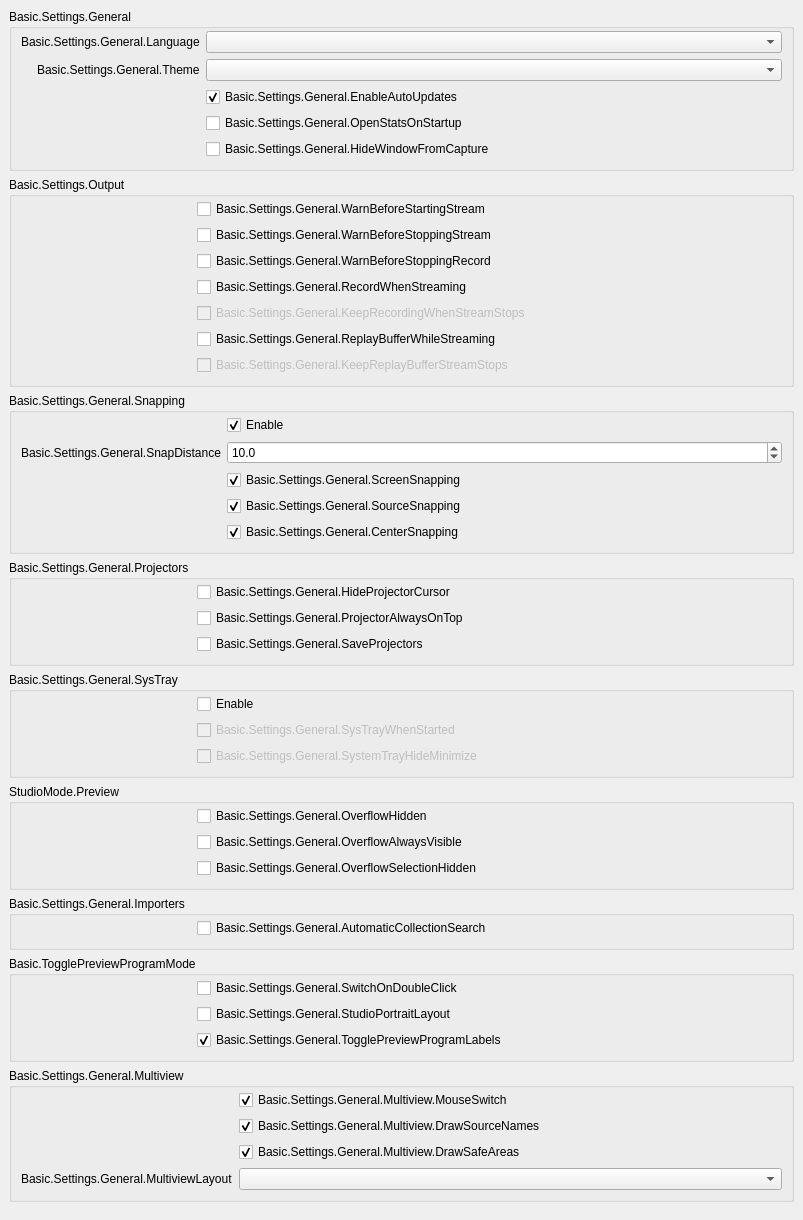
           <widget class="QWidget" name="scrollAreaWidgetContents_2">
            <property name="geometry">
             <rect>
              <x>0</x>
              <y>0</y>
              <width>803</width>
              <height>1026</height>
             </rect>
            </property>
            <layout class="QVBoxLayout" name="verticalLayout_19">
             <property name="leftMargin">
              <number>0</number>
             </property>
             <property name="topMargin">
              <number>0</number>
             </property>
             <property name="rightMargin">
              <number>0</number>
             </property>
             <property name="bottomMargin">
              <number>9</number>
             </property>
             <item alignment="Qt::AlignTop">
              <widget class="QWidget" name="widget_2" native="true">
               <layout class="QVBoxLayout" name="verticalLayout_20">
                <item>
                 <widget class="QGroupBox" name="groupBox_15">
                  <property name="title">
                   <string>Basic.Settings.General</string>
                  </property>
                  <layout class="QFormLayout" name="formLayout_32">
                   <property name="fieldGrowthPolicy">
                    <enum>QFormLayout::AllNonFixedFieldsGrow</enum>
                   </property>
                   <property name="labelAlignment">
                    <set>Qt::AlignRight|Qt::AlignTrailing|Qt::AlignVCenter</set>
                   </property>
                   <property name="topMargin">
                    <number>2</number>
                   </property>
                   <item row="0" column="0">
                    <widget class="QLabel" name="label">
                     <property name="text">
                      <string>Basic.Settings.General.Language</string>
                     </property>
                     <property name="buddy">
                      <cstring>language</cstring>
                     </property>
                    </widget>
                   </item>
                   <item row="0" column="1">
                    <widget class="QComboBox" name="language"/>
                   </item>
                   <item row="1" column="0">
                    <widget class="QLabel" name="label_42">
                     <property name="text">
                      <string>Basic.Settings.General.Theme</string>
                     </property>
                     <property name="buddy">
                      <cstring>theme</cstring>
                     </property>
                    </widget>
                   </item>
                   <item row="1" column="1">
                    <widget class="QComboBox" name="theme"/>
                   </item>
                   <item row="2" column="0">
                    <spacer name="horizontalSpacer_3">
                     <property name="orientation">
                      <enum>Qt::Horizontal</enum>
                     </property>
                     <property name="sizeType">
                      <enum>QSizePolicy::Fixed</enum>
                     </property>
                     <property name="sizeHint" stdset="0">
                      <size>
                       <width>170</width>
                       <height>5</height>
                      </size>
                     </property>
                    </spacer>
                   </item>
                   <item row="2" column="1">
                    <widget class="QCheckBox" name="enableAutoUpdates">
                     <property name="text">
                      <string>Basic.Settings.General.EnableAutoUpdates</string>
                     </property>
                     <property name="checked">
                      <bool>true</bool>
                     </property>
                    </widget>
                   </item>
                   <item row="3" column="1">
                    <widget class="QCheckBox" name="openStatsOnStartup">
                     <property name="text">
                      <string>Basic.Settings.General.OpenStatsOnStartup</string>
                     </property>
                    </widget>
                   </item>
                   <item row="4" column="1">
                    <widget class="QCheckBox" name="hideWindowFromCapture">
                     <property name="text">
                      <string>Basic.Settings.General.HideWindowFromCapture</string>
                     </property>
                    </widget>
                   </item>
                  </layout>
                 </widget>
                </item>
                <item>
                 <widget class="QGroupBox" name="groupBox_16">
                  <property name="title">
                   <string>Basic.Settings.Output</string>
                  </property>
                  <layout class="QFormLayout" name="formLayout_2">
                   <property name="fieldGrowthPolicy">
                    <enum>QFormLayout::AllNonFixedFieldsGrow</enum>
                   </property>
                   <property name="topMargin">
                    <number>2</number>
                   </property>
                   <item row="0" column="0">
                    <spacer name="horizontalSpacer_5">
                     <property name="orientation">
                      <enum>Qt::Horizontal</enum>
                     </property>
                     <property name="sizeType">
                      <enum>QSizePolicy::Fixed</enum>
                     </property>
                     <property name="sizeHint" stdset="0">
                      <size>
                       <width>170</width>
                       <height>5</height>
                      </size>
                     </property>
                    </spacer>
                   </item>
                   <item row="0" column="1">
                    <widget class="QCheckBox" name="warnBeforeStreamStart">
                     <property name="text">
                      <string>Basic.Settings.General.WarnBeforeStartingStream</string>
                     </property>
                    </widget>
                   </item>
                   <item row="1" column="1">
                    <widget class="QCheckBox" name="warnBeforeStreamStop">
                     <property name="text">
                      <string>Basic.Settings.General.WarnBeforeStoppingStream</string>
                     </property>
                    </widget>
                   </item>
                   <item row="2" column="1">
                    <widget class="QCheckBox" name="warnBeforeRecordStop">
                     <property name="text">
                      <string>Basic.Settings.General.WarnBeforeStoppingRecord</string>
                     </property>
                    </widget>
                   </item>
                   <item row="3" column="1">
                    <widget class="QCheckBox" name="recordWhenStreaming">
                     <property name="text">
                      <string>Basic.Settings.General.RecordWhenStreaming</string>
                     </property>
                    </widget>
                   </item>
                   <item row="4" column="1">
                    <widget class="QCheckBox" name="keepRecordStreamStops">
                     <property name="enabled">
                      <bool>false</bool>
                     </property>
                     <property name="text">
                      <string>Basic.Settings.General.KeepRecordingWhenStreamStops</string>
                     </property>
                    </widget>
                   </item>
                   <item row="5" column="1">
                    <widget class="QCheckBox" name="replayWhileStreaming">
                     <property name="text">
                      <string>Basic.Settings.General.ReplayBufferWhileStreaming</string>
                     </property>
                    </widget>
                   </item>
                   <item row="6" column="1">
                    <widget class="QCheckBox" name="keepReplayStreamStops">
                     <property name="enabled">
                      <bool>false</bool>
                     </property>
                     <property name="text">
                      <string>Basic.Settings.General.KeepReplayBufferStreamStops</string>
                     </property>
                    </widget>
                   </item>
                  </layout>
                 </widget>
                </item>
                <item>
                 <widget class="QGroupBox" name="groupBox_10">
                  <property name="enabled">
                   <bool>true</bool>
                  </property>
                  <property name="sizePolicy">
                   <sizepolicy hsizetype="Preferred" vsizetype="Maximum">
                    <horstretch>0</horstretch>
                    <verstretch>0</verstretch>
                   </sizepolicy>
                  </property>
                  <property name="title">
                   <string>Basic.Settings.General.Snapping</string>
                  </property>
                  <property name="flat">
                   <bool>false</bool>
                  </property>
                  <layout class="QFormLayout" name="formLayout_21">
                   <property name="fieldGrowthPolicy">
                    <enum>QFormLayout::AllNonFixedFieldsGrow</enum>
                   </property>
                   <property name="labelAlignment">
                    <set>Qt::AlignRight|Qt::AlignTrailing|Qt::AlignVCenter</set>
                   </property>
                   <property name="topMargin">
                    <number>2</number>
                   </property>
                   <item row="0" column="1">
                    <widget class="QCheckBox" name="snappingEnabled">
                     <property name="text">
                      <string>Enable</string>
                     </property>
                     <property name="checked">
                      <bool>true</bool>
                     </property>
                    </widget>
                   </item>
                   <item row="2" column="1">
                    <widget class="QCheckBox" name="screenSnapping">
                     <property name="text">
                      <string>Basic.Settings.General.ScreenSnapping</string>
                     </property>
                     <property name="checked">
                      <bool>true</bool>
                     </property>
                    </widget>
                   </item>
                   <item row="4" column="1">
                    <widget class="QCheckBox" name="centerSnapping">
                     <property name="text">
                      <string>Basic.Settings.General.CenterSnapping</string>
                     </property>
                     <property name="checked">
                      <bool>true</bool>
                     </property>
                    </widget>
                   </item>
                   <item row="3" column="1">
                    <widget class="QCheckBox" name="sourceSnapping">
                     <property name="text">
                      <string>Basic.Settings.General.SourceSnapping</string>
                     </property>
                     <property name="checked">
                      <bool>true</bool>
                     </property>
                    </widget>
                   </item>
                   <item row="1" column="1">
                    <widget class="QDoubleSpinBox" name="snapDistance">
                     <property name="decimals">
                      <number>1</number>
                     </property>
                     <property name="singleStep">
                      <double>0.500000000000000</double>
                     </property>
                     <property name="value">
                      <double>10.000000000000000</double>
                     </property>
                    </widget>
                   </item>
                   <item row="1" column="0">
                    <widget class="QLabel" name="label_9">
                     <property name="text">
                      <string>Basic.Settings.General.SnapDistance</string>
                     </property>
                     <property name="buddy">
                      <cstring>snapDistance</cstring>
                     </property>
                    </widget>
                   </item>
                   <item row="3" column="0">
                    <spacer name="horizontalSpacer_4">
                     <property name="orientation">
                      <enum>Qt::Horizontal</enum>
                     </property>
                     <property name="sizeType">
                      <enum>QSizePolicy::Fixed</enum>
                     </property>
                     <property name="sizeHint" stdset="0">
                      <size>
                       <width>170</width>
                       <height>5</height>
                      </size>
                     </property>
                    </spacer>
                   </item>
                  </layout>
                 </widget>
                </item>
                <item>
                 <widget class="QGroupBox" name="groupBox_14">
                  <property name="title">
                   <string>Basic.Settings.General.Projectors</string>
                  </property>
                  <layout class="QFormLayout" name="formLayout_28">
                   <property name="fieldGrowthPolicy">
                    <enum>QFormLayout::AllNonFixedFieldsGrow</enum>
                   </property>
                   <property name="topMargin">
                    <number>2</number>
                   </property>
                   <item row="0" column="1">
                    <widget class="QCheckBox" name="hideProjectorCursor">
                     <property name="text">
                      <string>Basic.Settings.General.HideProjectorCursor</string>
                     </property>
                    </widget>
                   </item>
                   <item row="1" column="1">
                    <widget class="QCheckBox" name="projectorAlwaysOnTop">
                     <property name="text">
                      <string>Basic.Settings.General.ProjectorAlwaysOnTop</string>
                     </property>
                    </widget>
                   </item>
                   <item row="2" column="1">
                    <widget class="QCheckBox" name="saveProjectors">
                     <property name="text">
                      <string>Basic.Settings.General.SaveProjectors</string>
                     </property>
                    </widget>
                   </item>
                   <item row="1" column="0">
                    <spacer name="horizontalSpacer">
                     <property name="orientation">
                      <enum>Qt::Horizontal</enum>
                     </property>
                     <property name="sizeType">
                      <enum>QSizePolicy::Fixed</enum>
                     </property>
                     <property name="sizeHint" stdset="0">
                      <size>
                       <width>170</width>
                       <height>5</height>
                      </size>
                     </property>
                    </spacer>
                   </item>
                  </layout>
                 </widget>
                </item>
                <item>
                 <widget class="QGroupBox" name="groupBox_13">
                  <property name="title">
                   <string>Basic.Settings.General.SysTray</string>
                  </property>
                  <layout class="QFormLayout" name="formLayout_29">
                   <property name="fieldGrowthPolicy">
                    <enum>QFormLayout::AllNonFixedFieldsGrow</enum>
                   </property>
                   <property name="topMargin">
                    <number>2</number>
                   </property>
                   <item row="0" column="1">
                    <widget class="QCheckBox" name="systemTrayEnabled">
                     <property name="text">
                      <string>Enable</string>
                     </property>
                    </widget>
                   </item>
                   <item row="1" column="1">
                    <widget class="QCheckBox" name="systemTrayWhenStarted">
                     <property name="enabled">
                      <bool>false</bool>
                     </property>
                     <property name="text">
                      <string>Basic.Settings.General.SysTrayWhenStarted</string>
                     </property>
                    </widget>
                   </item>
                   <item row="2" column="1">
                    <widget class="QCheckBox" name="systemTrayAlways">
                     <property name="enabled">
                      <bool>false</bool>
                     </property>
                     <property name="text">
                      <string>Basic.Settings.General.SystemTrayHideMinimize</string>
                     </property>
                    </widget>
                   </item>
                   <item row="1" column="0">
                    <spacer name="horizontalSpacer_2">
                     <property name="orientation">
                      <enum>Qt::Horizontal</enum>
                     </property>
                     <property name="sizeType">
                      <enum>QSizePolicy::Fixed</enum>
                     </property>
                     <property name="sizeHint" stdset="0">
                      <size>
                       <width>170</width>
                       <height>5</height>
                      </size>
                     </property>
                    </spacer>
                   </item>
                  </layout>
                 </widget>
                </item>
                <item>
                 <widget class="QGroupBox" name="groupBox_18">
                  <property name="title">
                   <string>StudioMode.Preview</string>
                  </property>
                  <layout class="QFormLayout" name="formLayout_35">
                   <property name="fieldGrowthPolicy">
                    <enum>QFormLayout::AllNonFixedFieldsGrow</enum>
                   </property>
                   <property name="labelAlignment">
                    <set>Qt::AlignRight|Qt::AlignTrailing|Qt::AlignVCenter</set>
                   </property>
                   <property name="topMargin">
                    <number>2</number>
                   </property>
                   <item row="1" column="1">
                    <widget class="QCheckBox" name="overflowAlwaysVisible">
                     <property name="text">
                      <string>Basic.Settings.General.OverflowAlwaysVisible</string>
                     </property>
                    </widget>
                   </item>
                   <item row="0" column="0">
                    <spacer name="horizontalSpacer_25">
                     <property name="orientation">
                      <enum>Qt::Horizontal</enum>
                     </property>
                     <property name="sizeHint" stdset="0">
                      <size>
                       <width>170</width>
                       <height>5</height>
                      </size>
                     </property>
                    </spacer>
                   </item>
                   <item row="2" column="1">
                    <widget class="QCheckBox" name="overflowSelectionHide">
                     <property name="text">
                      <string>Basic.Settings.General.OverflowSelectionHidden</string>
                     </property>
                    </widget>
                   </item>
                   <item row="0" column="1">
                    <widget class="QCheckBox" name="overflowHide">
                     <property name="text">
                      <string>Basic.Settings.General.OverflowHidden</string>
                     </property>
                    </widget>
                   </item>
                  </layout>
                 </widget>
                </item>
                <item>
                 <widget class="QGroupBox" name="groupBox_19">
                  <property name="title">
                   <string>Basic.Settings.General.Importers</string>
                  </property>
                  <layout class="QFormLayout" name="formLayout_36">
                   <property name="fieldGrowthPolicy">
                    <enum>QFormLayout::AllNonFixedFieldsGrow</enum>
                   </property>
                   <property name="labelAlignment">
                    <set>Qt::AlignRight|Qt::AlignTrailing|Qt::AlignVCenter</set>
                   </property>
                   <property name="topMargin">
                    <number>2</number>
                   </property>
                   <item row="0" column="0">
                    <spacer name="horizontalSpacer_26">
                     <property name="orientation">
                      <enum>Qt::Horizontal</enum>
                     </property>
                     <property name="sizeHint" stdset="0">
                      <size>
                       <width>170</width>
                       <height>5</height>
                      </size>
                     </property>
                    </spacer>
                   </item>
                   <item row="0" column="1">
                    <widget class="QCheckBox" name="automaticSearch">
                     <property name="text">
                      <string>Basic.Settings.General.AutomaticCollectionSearch</string>
                     </property>
                    </widget>
                   </item>
                  </layout>
                 </widget>
                </item>
                <item>
                 <widget class="QGroupBox" name="groupBox_11">
                  <property name="title">
                   <string>Basic.TogglePreviewProgramMode</string>
                  </property>
                  <layout class="QFormLayout" name="formLayout_31">
                   <property name="fieldGrowthPolicy">
                    <enum>QFormLayout::AllNonFixedFieldsGrow</enum>
                   </property>
                   <property name="labelAlignment">
                    <set>Qt::AlignRight|Qt::AlignTrailing|Qt::AlignVCenter</set>
                   </property>
                   <property name="topMargin">
                    <number>2</number>
                   </property>
                   <item row="0" column="1">
                    <widget class="QCheckBox" name="doubleClickSwitch">
                     <property name="text">
                      <string>Basic.Settings.General.SwitchOnDoubleClick</string>
                     </property>
                    </widget>
                   </item>
                   <item row="0" column="0">
                    <spacer name="horizontalSpacer_6">
                     <property name="orientation">
                      <enum>Qt::Horizontal</enum>
                     </property>
                     <property name="sizeHint" stdset="0">
                      <size>
                       <width>170</width>
                       <height>5</height>
                      </size>
                     </property>
                    </spacer>
                   </item>
                   <item row="1" column="1">
                    <widget class="QCheckBox" name="studioPortraitLayout">
                     <property name="text">
                      <string>Basic.Settings.General.StudioPortraitLayout</string>
                     </property>
                    </widget>
                   </item>
                   <item row="2" column="1">
                    <widget class="QCheckBox" name="prevProgLabelToggle">
                     <property name="text">
                      <string>Basic.Settings.General.TogglePreviewProgramLabels</string>
                     </property>
                     <property name="checked">
                      <bool>true</bool>
                     </property>
                    </widget>
                   </item>
                  </layout>
                 </widget>
                </item>
                <item>
                 <widget class="QGroupBox" name="groupBoxMultiview">
                  <property name="title">
                   <string>Basic.Settings.General.Multiview</string>
                  </property>
                  <layout class="QFormLayout" name="formLayoutMultiview">
                   <property name="fieldGrowthPolicy">
                    <enum>QFormLayout::AllNonFixedFieldsGrow</enum>
                   </property>
                   <property name="labelAlignment">
                    <set>Qt::AlignRight|Qt::AlignTrailing|Qt::AlignVCenter</set>
                   </property>
                   <property name="topMargin">
                    <number>2</number>
                   </property>
                   <item row="0" column="0">
                    <spacer name="horizontalSpacerMultiview">
                     <property name="orientation">
                      <enum>Qt::Horizontal</enum>
                     </property>
                     <property name="sizeType">
                      <enum>QSizePolicy::Fixed</enum>
                     </property>
                     <property name="sizeHint" stdset="0">
                      <size>
                       <width>170</width>
                       <height>5</height>
                      </size>
                     </property>
                    </spacer>
                   </item>
                   <item row="0" column="1">
                    <widget class="QCheckBox" name="multiviewMouseSwitch">
                     <property name="text">
                      <string>Basic.Settings.General.Multiview.MouseSwitch</string>
                     </property>
                     <property name="checked">
                      <bool>true</bool>
                     </property>
                    </widget>
                   </item>
                   <item row="1" column="1">
                    <widget class="QCheckBox" name="multiviewDrawNames">
                     <property name="text">
                      <string>Basic.Settings.General.Multiview.DrawSourceNames</string>
                     </property>
                     <property name="checked">
                      <bool>true</bool>
                     </property>
                    </widget>
                   </item>
                   <item row="2" column="1">
                    <widget class="QCheckBox" name="multiviewDrawAreas">
                     <property name="text">
                      <string>Basic.Settings.General.Multiview.DrawSafeAreas</string>
                     </property>
                     <property name="checked">
                      <bool>true</bool>
                     </property>
                    </widget>
                   </item>
                   <item row="3" column="1">
                    <widget class="QComboBox" name="multiviewLayout"/>
                   </item>
                   <item row="3" column="0">
                    <widget class="QLabel" name="label_64">
                     <property name="text">
                      <string>Basic.Settings.General.MultiviewLayout</string>
                     </property>
                     <property name="buddy">
                      <cstring>multiviewLayout</cstring>
                     </property>
                    </widget>
                   </item>
                  </layout>
                 </widget>
                </item>
               </layout>
              </widget>
             </item>
            </layout>
           </widget>
